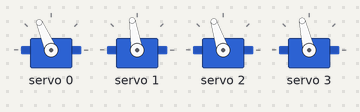
The sketch below on a simulated Arduino Uno, built with avr-gcc and run on an emulated ATmega328P. Parts: 4 × servo. What the sketch prints to the serial monitor is not drawn.

Above: at 0.1 s.
At 1.1 s:
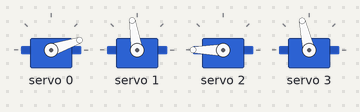
At 2.3 s:
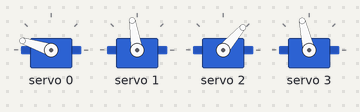
At 4.3 s:
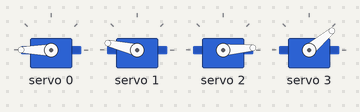
At 7.1 s:
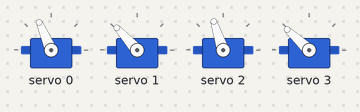
At 9.9 s:
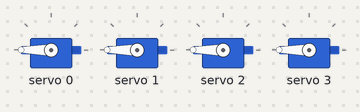
Timing chart, 0 to 12.8 s (numbered marks = the images above):
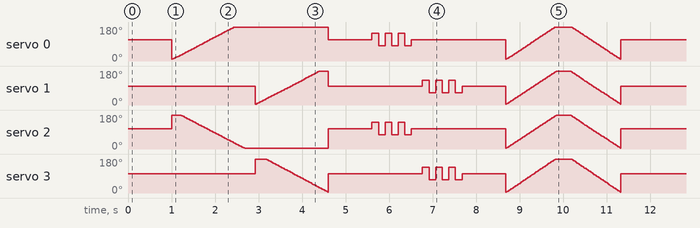

The sketch:

Fin_Demo.ino
```cpp
#include <Wire.h>
#include <Adafruit_PWMServoDriver.h>

Adafruit_PWMServoDriver pwm = Adafruit_PWMServoDriver();

// Servo PWM mappings
#define Servo_0 0
#define Servo_0_0 130
#define Servo_0_90 350
#define Servo_0_180 550

#define Servo_1 1
#define Servo_1_0 120
#define Servo_1_90 320
#define Servo_1_180 540

#define Servo_2 2
#define Servo_2_0 120
#define Servo_2_90 340
#define Servo_2_180 540

#define Servo_3 3
#define Servo_3_0 120
#define Servo_3_90 330
#define Servo_3_180 550

// Function prototype
int mapFloat(float t, float in_min, float in_max, int out_min, int out_max);

void setup() {
  Serial.begin(115200);
  pwm.begin();
  pwm.setPWMFreq(50);

  Serial.println("Starting Sequence...");
  centerAllServos();
  delay(1000);

  Serial.println("Stage 1: Paired Sweep");
  stage1_pairedSweep();
  centerAllServos();
  delay(1000);

  Serial.println("Stage 2: Wiggle");
  stage2_wiggle();
  centerAllServos();
  delay(1000);

  Serial.println("Stage 3: All Together 0 → 180 → 0");
  stage3_allTogetherSweep();
  centerAllServos();
  delay(1000);

  Serial.println("Done.");
}

void loop() {
  // Do nothing
}

void centerAllServos() {
  pwm.setPWM(Servo_0, 0, Servo_0_90);
  pwm.setPWM(Servo_1, 0, Servo_1_90);
  pwm.setPWM(Servo_2, 0, Servo_2_90);
  pwm.setPWM(Servo_3, 0, Servo_3_90);
}

// --- Stage 1: Paired Sweep ---
void stage1_pairedSweep() {
  for (int i = 0; i <= 100; i++) {
    float t = i / 100.0;
    pwm.setPWM(Servo_0, 0, mapFloat(t, 0, 1, Servo_0_0, Servo_0_180));
    pwm.setPWM(Servo_2, 0, mapFloat(t, 0, 1, Servo_2_180, Servo_2_0)); // inverted
    delay(15);
  }
  delay(250);
  for (int i = 0; i <= 100; i++) {
    float t = i / 100.0;
    pwm.setPWM(Servo_1, 0, mapFloat(t, 0, 1, Servo_1_0, Servo_1_180));
    pwm.setPWM(Servo_3, 0, mapFloat(t, 0, 1, Servo_3_180, Servo_3_0)); // inverted
    delay(15);
  }
}

// --- Stage 2: Wiggle ---
void stage2_wiggle() {
  wiggleServos(Servo_0, Servo_0_90, Servo_0_0, Servo_0_180, Servo_2, Servo_2_90, Servo_2_180, Servo_2_0);
  delay(250);
  wiggleServos(Servo_1, Servo_1_90, Servo_1_0, Servo_1_180, Servo_3, Servo_3_90, Servo_3_180, Servo_3_0);
}

void wiggleServos(int s1, int s1_center, int s1_min, int s1_max, int s2, int s2_center, int s2_min, int s2_max) {
  int range1 = (s1_max - s1_min) / 6;  // Bigger wiggle
  int range2 = (s2_max - s2_min) / 6;

  for (int i = 0; i < 3; i++) {
    pwm.setPWM(s1, 0, s1_center + range1);
    pwm.setPWM(s2, 0, s2_center - range2);
    delay(150);

    pwm.setPWM(s1, 0, s1_center - range1);
    pwm.setPWM(s2, 0, s2_center + range2);
    delay(150);
  }

  pwm.setPWM(s1, 0, s1_center);
  pwm.setPWM(s2, 0, s2_center);
}


// --- Stage 3: All Together Sweep ---
void stage3_allTogetherSweep() {
  for (int i = 0; i <= 100; i++) {
    float t = i / 100.0;
    pwm.setPWM(Servo_0, 0, mapFloat(t, 0, 1, Servo_0_0, Servo_0_180));
    pwm.setPWM(Servo_1, 0, mapFloat(t, 0, 1, Servo_1_0, Servo_1_180));
    pwm.setPWM(Servo_2, 0, mapFloat(t, 0, 1, Servo_2_0, Servo_2_180));
    pwm.setPWM(Servo_3, 0, mapFloat(t, 0, 1, Servo_3_0, Servo_3_180));
    delay(10);
  }
  for (int i = 100; i >= 0; i--) {
    float t = i / 100.0;
    pwm.setPWM(Servo_0, 0, mapFloat(t, 0, 1, Servo_0_0, Servo_0_180));
    pwm.setPWM(Servo_1, 0, mapFloat(t, 0, 1, Servo_1_0, Servo_1_180));
    pwm.setPWM(Servo_2, 0, mapFloat(t, 0, 1, Servo_2_0, Servo_2_180));
    pwm.setPWM(Servo_3, 0, mapFloat(t, 0, 1, Servo_3_0, Servo_3_180));
    delay(10);
  }
}

// --- Float Mapping Helper ---
int mapFloat(float t, float in_min, float in_max, int out_min, int out_max) {
  return out_min + (out_max - out_min) * ((t - in_min) / (in_max - in_min));
}
```
